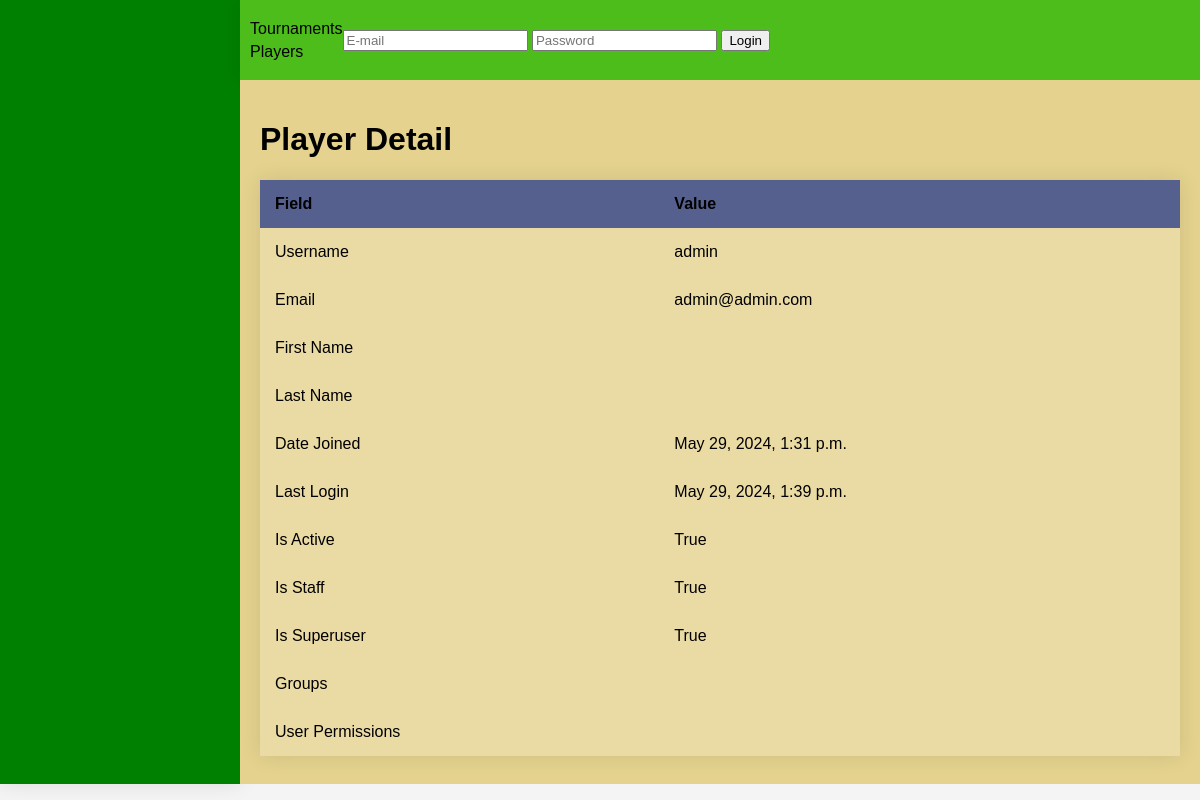
The page /player/1/ on the database as committed earlier.
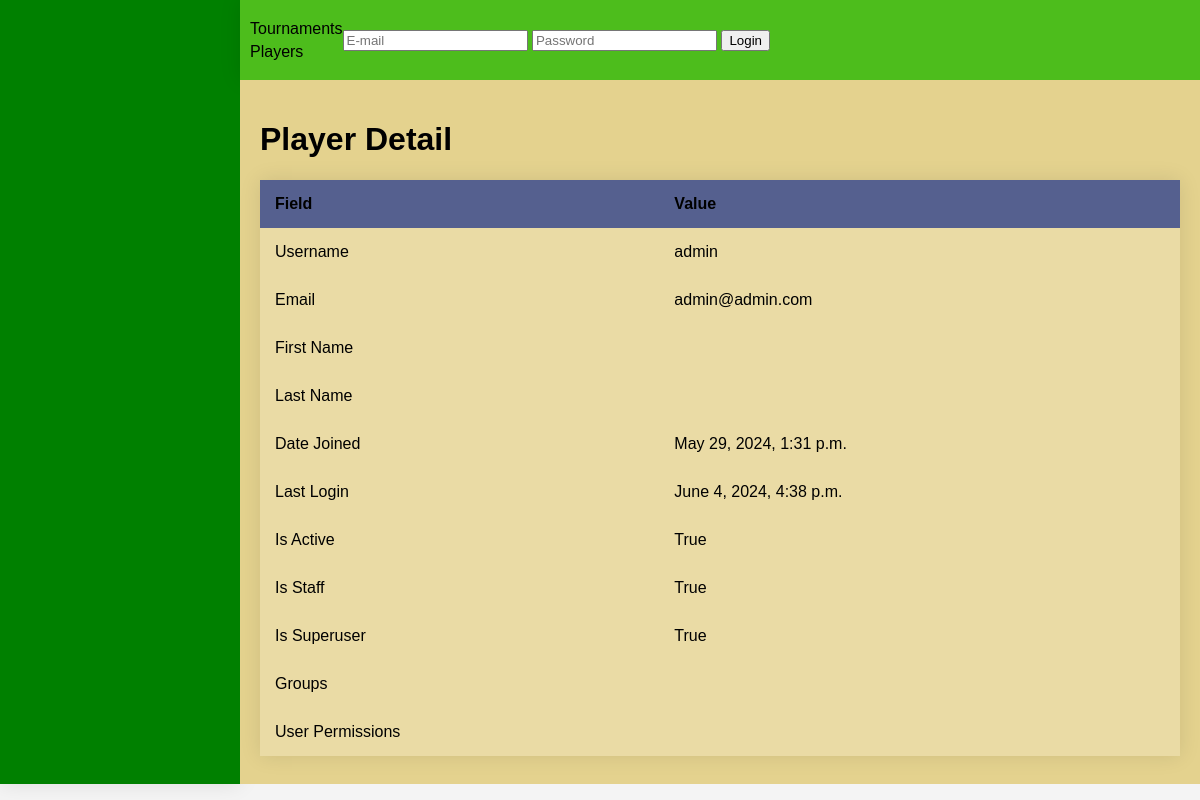
The same page on the database as committed later.
### players/models.py (models this page shows)
class Player(AbstractUser):
    email = models.EmailField(('email address'), unique=True)
    USERNAME_FIELD = 'email'
    REQUIRED_FIELDS = ['username']

### billiard_charts/static/templates/detail/player_detail.html (shortened to what this page needs)
{% extends "base.html" %}
{% block main_space %}
    {% if object.error_message %}
        <h2>Error</h2>
        <p>{{ object.error_message }}</p>
    {% else %}
        <h1>Player Detail</h1>
        <table>
            <thead>
                <tr>
                    <th class="l">Field</th>
                    <th class="r">Value</th>
                </tr>
            </thead>
            <tbody>
                <tr>
                    <td class="l">Username</td>
                    <td class="r">{{ player.username }}</td>
                </tr>
                <tr>
                    <td class="l">Email</td>
                    <td class="r">{{ player.email }}</td>
                </tr>
                <tr>
                    <td class="l">First Name</td>
                    <td class="r">{{ player.first_name }}</td>
                </tr>
                <tr>
                    <td class="l">Last Name</td>
                    <td class="r">{{ player.last_name }}</td>
                </tr>
                <tr>
                    <td class="l">Date Joined</td>
                    <td class="r">{{ player.date_joined }}</td>
                </tr>
                <tr>
                    <td class="l">Last Login</td>
                    <td class="r">{{ player.last_login }}</td>
                </tr>
                <tr>
                    <td class="l">Is Active</td>
                    <td class="r">{{ player.is_active }}</td>
                </tr>
                <tr>
                    <td class="l">Is Staff</td>
                    <td class="r">{{ player.is_staff }}</td>
                </tr>
                <tr>
                    <td class="l">Is Superuser</td>
                    <td class="r">{{ player.is_superuser }}</td>
                </tr>
                <tr>
                    <td class="l">Groups</td>
                    <td class="r">
                    </td>
                </tr>
                <tr>
                    <td class="l">User Permissions</td>
                    <td class="r">
                    </td>
                </tr>
            </tbody>
        </table>
    {% endif %}
{% endblock main_space %}

Rows that differ between the two databases and show on the page:
changed Player "admin": last_login "May 29, 2024, 1:39 p.m." → "June 4, 2024, 4:38 p.m."
